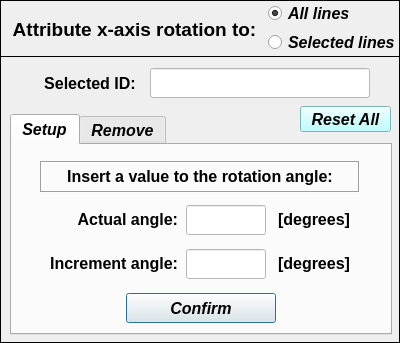
<?xml version="1.0" encoding="UTF-8"?>
<ui version="4.0">
 <class>Dialog</class>
 <widget class="QDialog" name="Dialog">
  <property name="windowModality">
   <enum>Qt::NonModal</enum>
  </property>
  <property name="geometry">
   <rect>
    <x>0</x>
    <y>0</y>
    <width>400</width>
    <height>343</height>
   </rect>
  </property>
  <property name="sizePolicy">
   <sizepolicy hsizetype="Fixed" vsizetype="Fixed">
    <horstretch>0</horstretch>
    <verstretch>0</verstretch>
   </sizepolicy>
  </property>
  <property name="minimumSize">
   <size>
    <width>400</width>
    <height>343</height>
   </size>
  </property>
  <property name="maximumSize">
   <size>
    <width>400</width>
    <height>343</height>
   </size>
  </property>
  <property name="contextMenuPolicy">
   <enum>Qt::DefaultContextMenu</enum>
  </property>
  <property name="windowTitle">
   <string> Set: beam x-axis rotation angle</string>
  </property>
  <property name="whatsThis">
   <string/>
  </property>
  <widget class="QFrame" name="frame_2">
   <property name="geometry">
    <rect>
     <x>0</x>
     <y>56</y>
     <width>400</width>
     <height>287</height>
    </rect>
   </property>
   <property name="sizePolicy">
    <sizepolicy hsizetype="Preferred" vsizetype="Preferred">
     <horstretch>40</horstretch>
     <verstretch>0</verstretch>
    </sizepolicy>
   </property>
   <property name="minimumSize">
    <size>
     <width>400</width>
     <height>287</height>
    </size>
   </property>
   <property name="maximumSize">
    <size>
     <width>400</width>
     <height>287</height>
    </size>
   </property>
   <property name="font">
    <font>
     <pointsize>12</pointsize>
     <italic>true</italic>
    </font>
   </property>
   <property name="frameShape">
    <enum>QFrame::Box</enum>
   </property>
   <property name="frameShadow">
    <enum>QFrame::Plain</enum>
   </property>
   <widget class="QTabWidget" name="tabWidget_xaxis_rotation_angle">
    <property name="geometry">
     <rect>
      <x>10</x>
      <y>58</y>
      <width>382</width>
      <height>221</height>
     </rect>
    </property>
    <property name="minimumSize">
     <size>
      <width>382</width>
      <height>0</height>
     </size>
    </property>
    <property name="maximumSize">
     <size>
      <width>382</width>
      <height>16777215</height>
     </size>
    </property>
    <property name="font">
     <font>
      <family>Arial</family>
      <pointsize>12</pointsize>
      <weight>75</weight>
      <italic>true</italic>
      <bold>true</bold>
     </font>
    </property>
    <property name="currentIndex">
     <number>0</number>
    </property>
    <widget class="QWidget" name="tab_setup">
     <attribute name="title">
      <string>Setup</string>
     </attribute>
     <widget class="QLabel" name="label_2">
      <property name="geometry">
       <rect>
        <x>28</x>
        <y>16</y>
        <width>320</width>
        <height>32</height>
       </rect>
      </property>
      <property name="minimumSize">
       <size>
        <width>320</width>
        <height>32</height>
       </size>
      </property>
      <property name="maximumSize">
       <size>
        <width>290</width>
        <height>32</height>
       </size>
      </property>
      <property name="sizeIncrement">
       <size>
        <width>320</width>
        <height>0</height>
       </size>
      </property>
      <property name="font">
       <font>
        <family>Arial</family>
        <pointsize>12</pointsize>
        <weight>75</weight>
        <italic>false</italic>
        <bold>true</bold>
       </font>
      </property>
      <property name="frameShape">
       <enum>QFrame::Box</enum>
      </property>
      <property name="frameShadow">
       <enum>QFrame::Sunken</enum>
      </property>
      <property name="midLineWidth">
       <number>0</number>
      </property>
      <property name="text">
       <string>&lt;html&gt;&lt;head/&gt;&lt;body&gt;&lt;p align=&quot;center&quot;&gt;Insert a value to the rotation angle:&lt;/p&gt;&lt;/body&gt;&lt;/html&gt;</string>
      </property>
      <property name="alignment">
       <set>Qt::AlignCenter</set>
      </property>
     </widget>
     <widget class="QPushButton" name="pushButton_confirm">
      <property name="geometry">
       <rect>
        <x>114</x>
        <y>148</y>
        <width>150</width>
        <height>30</height>
       </rect>
      </property>
      <property name="minimumSize">
       <size>
        <width>150</width>
        <height>30</height>
       </size>
      </property>
      <property name="maximumSize">
       <size>
        <width>150</width>
        <height>30</height>
       </size>
      </property>
      <property name="font">
       <font>
        <family>Arial</family>
        <pointsize>12</pointsize>
        <weight>75</weight>
        <italic>true</italic>
        <bold>true</bold>
       </font>
      </property>
      <property name="text">
       <string>Confirm</string>
      </property>
     </widget>
     <widget class="QLineEdit" name="lineEdit_xaxis_rotation_actual_angle">
      <property name="enabled">
       <bool>false</bool>
      </property>
      <property name="geometry">
       <rect>
        <x>174</x>
        <y>60</y>
        <width>80</width>
        <height>30</height>
       </rect>
      </property>
      <property name="minimumSize">
       <size>
        <width>80</width>
        <height>30</height>
       </size>
      </property>
      <property name="maximumSize">
       <size>
        <width>80</width>
        <height>30</height>
       </size>
      </property>
      <property name="font">
       <font>
        <family>Arial</family>
        <pointsize>11</pointsize>
        <weight>75</weight>
        <italic>true</italic>
        <bold>true</bold>
       </font>
      </property>
      <property name="focusPolicy">
       <enum>Qt::ClickFocus</enum>
      </property>
      <property name="styleSheet">
       <string notr="true">background-color: rgb(255, 255, 255);
color: rgb(0, 0, 255);</string>
      </property>
      <property name="text">
       <string/>
      </property>
      <property name="alignment">
       <set>Qt::AlignCenter</set>
      </property>
     </widget>
     <widget class="QLabel" name="label_5">
      <property name="geometry">
       <rect>
        <x>16</x>
        <y>60</y>
        <width>150</width>
        <height>30</height>
       </rect>
      </property>
      <property name="minimumSize">
       <size>
        <width>150</width>
        <height>30</height>
       </size>
      </property>
      <property name="maximumSize">
       <size>
        <width>150</width>
        <height>30</height>
       </size>
      </property>
      <property name="sizeIncrement">
       <size>
        <width>196</width>
        <height>30</height>
       </size>
      </property>
      <property name="font">
       <font>
        <family>Arial</family>
        <pointsize>12</pointsize>
        <weight>75</weight>
        <italic>false</italic>
        <bold>true</bold>
       </font>
      </property>
      <property name="text">
       <string>&lt;html&gt;&lt;head/&gt;&lt;body&gt;&lt;p align=&quot;right&quot;&gt;Actual angle:&lt;/p&gt;&lt;/body&gt;&lt;/html&gt;</string>
      </property>
      <property name="textFormat">
       <enum>Qt::AutoText</enum>
      </property>
      <property name="alignment">
       <set>Qt::AlignCenter</set>
      </property>
     </widget>
     <widget class="QLabel" name="label_6">
      <property name="geometry">
       <rect>
        <x>262</x>
        <y>60</y>
        <width>80</width>
        <height>30</height>
       </rect>
      </property>
      <property name="minimumSize">
       <size>
        <width>80</width>
        <height>30</height>
       </size>
      </property>
      <property name="maximumSize">
       <size>
        <width>80</width>
        <height>30</height>
       </size>
      </property>
      <property name="font">
       <font>
        <family>Arial</family>
        <pointsize>12</pointsize>
        <weight>75</weight>
        <italic>false</italic>
        <bold>true</bold>
       </font>
      </property>
      <property name="text">
       <string>&lt;html&gt;&lt;head/&gt;&lt;body&gt;&lt;p align=&quot;center&quot;&gt;[degrees]&lt;/p&gt;&lt;/body&gt;&lt;/html&gt;</string>
      </property>
      <property name="textFormat">
       <enum>Qt::AutoText</enum>
      </property>
      <property name="alignment">
       <set>Qt::AlignCenter</set>
      </property>
     </widget>
     <widget class="QLabel" name="label_7">
      <property name="geometry">
       <rect>
        <x>262</x>
        <y>104</y>
        <width>80</width>
        <height>30</height>
       </rect>
      </property>
      <property name="minimumSize">
       <size>
        <width>80</width>
        <height>30</height>
       </size>
      </property>
      <property name="maximumSize">
       <size>
        <width>80</width>
        <height>30</height>
       </size>
      </property>
      <property name="font">
       <font>
        <family>Arial</family>
        <pointsize>12</pointsize>
        <weight>75</weight>
        <italic>false</italic>
        <bold>true</bold>
       </font>
      </property>
      <property name="text">
       <string>&lt;html&gt;&lt;head/&gt;&lt;body&gt;&lt;p align=&quot;center&quot;&gt;[degrees]&lt;/p&gt;&lt;/body&gt;&lt;/html&gt;</string>
      </property>
      <property name="textFormat">
       <enum>Qt::AutoText</enum>
      </property>
      <property name="alignment">
       <set>Qt::AlignCenter</set>
      </property>
     </widget>
     <widget class="QLineEdit" name="lineEdit_xaxis_rotation_increment_angle">
      <property name="enabled">
       <bool>false</bool>
      </property>
      <property name="geometry">
       <rect>
        <x>174</x>
        <y>104</y>
        <width>80</width>
        <height>30</height>
       </rect>
      </property>
      <property name="minimumSize">
       <size>
        <width>80</width>
        <height>30</height>
       </size>
      </property>
      <property name="maximumSize">
       <size>
        <width>80</width>
        <height>30</height>
       </size>
      </property>
      <property name="font">
       <font>
        <family>Arial</family>
        <pointsize>11</pointsize>
        <weight>75</weight>
        <italic>true</italic>
        <bold>true</bold>
       </font>
      </property>
      <property name="focusPolicy">
       <enum>Qt::ClickFocus</enum>
      </property>
      <property name="styleSheet">
       <string notr="true">background-color: rgb(255, 255, 255);
color: rgb(0, 0, 255);</string>
      </property>
      <property name="text">
       <string/>
      </property>
      <property name="alignment">
       <set>Qt::AlignCenter</set>
      </property>
     </widget>
     <widget class="QLabel" name="label_8">
      <property name="geometry">
       <rect>
        <x>16</x>
        <y>104</y>
        <width>150</width>
        <height>30</height>
       </rect>
      </property>
      <property name="minimumSize">
       <size>
        <width>150</width>
        <height>30</height>
       </size>
      </property>
      <property name="maximumSize">
       <size>
        <width>150</width>
        <height>30</height>
       </size>
      </property>
      <property name="sizeIncrement">
       <size>
        <width>196</width>
        <height>30</height>
       </size>
      </property>
      <property name="font">
       <font>
        <family>Arial</family>
        <pointsize>12</pointsize>
        <weight>75</weight>
        <italic>false</italic>
        <bold>true</bold>
       </font>
      </property>
      <property name="text">
       <string>&lt;html&gt;&lt;head/&gt;&lt;body&gt;&lt;p align=&quot;right&quot;&gt;Increment angle:&lt;/p&gt;&lt;/body&gt;&lt;/html&gt;</string>
      </property>
      <property name="textFormat">
       <enum>Qt::AutoText</enum>
      </property>
      <property name="alignment">
       <set>Qt::AlignCenter</set>
      </property>
     </widget>
    </widget>
    <widget class="QWidget" name="tab_remove">
     <attribute name="title">
      <string>Remove</string>
     </attribute>
     <widget class="QTreeWidget" name="treeWidget_xaxis_rotation_angle">
      <property name="geometry">
       <rect>
        <x>11</x>
        <y>8</y>
        <width>356</width>
        <height>174</height>
       </rect>
      </property>
      <property name="minimumSize">
       <size>
        <width>0</width>
        <height>0</height>
       </size>
      </property>
      <property name="maximumSize">
       <size>
        <width>1000</width>
        <height>1000</height>
       </size>
      </property>
      <property name="font">
       <font>
        <family>Arial</family>
        <pointsize>10</pointsize>
        <weight>75</weight>
        <italic>true</italic>
        <bold>true</bold>
       </font>
      </property>
      <property name="indentation">
       <number>0</number>
      </property>
      <column>
       <property name="text">
        <string>Angle</string>
       </property>
       <property name="font">
        <font>
         <family>Arial</family>
         <pointsize>10</pointsize>
         <weight>75</weight>
         <italic>true</italic>
         <bold>true</bold>
        </font>
       </property>
       <property name="textAlignment">
        <set>AlignCenter</set>
       </property>
      </column>
      <column>
       <property name="text">
        <string>Lines</string>
       </property>
       <property name="font">
        <font>
         <family>Arial</family>
         <pointsize>10</pointsize>
         <weight>75</weight>
         <italic>true</italic>
         <bold>true</bold>
        </font>
       </property>
       <property name="textAlignment">
        <set>AlignCenter</set>
       </property>
      </column>
     </widget>
     <widget class="QPushButton" name="pushButton_remove">
      <property name="geometry">
       <rect>
        <x>40</x>
        <y>146</y>
        <width>130</width>
        <height>30</height>
       </rect>
      </property>
      <property name="minimumSize">
       <size>
        <width>130</width>
        <height>30</height>
       </size>
      </property>
      <property name="maximumSize">
       <size>
        <width>130</width>
        <height>30</height>
       </size>
      </property>
      <property name="font">
       <font>
        <family>Arial</family>
        <pointsize>12</pointsize>
        <weight>75</weight>
        <italic>true</italic>
        <bold>true</bold>
       </font>
      </property>
      <property name="text">
       <string>Remove</string>
      </property>
     </widget>
     <widget class="QPushButton" name="pushButton_get_information">
      <property name="geometry">
       <rect>
        <x>210</x>
        <y>146</y>
        <width>130</width>
        <height>30</height>
       </rect>
      </property>
      <property name="minimumSize">
       <size>
        <width>130</width>
        <height>30</height>
       </size>
      </property>
      <property name="maximumSize">
       <size>
        <width>130</width>
        <height>30</height>
       </size>
      </property>
      <property name="font">
       <font>
        <family>Arial</family>
        <pointsize>12</pointsize>
        <weight>75</weight>
        <italic>true</italic>
        <bold>true</bold>
       </font>
      </property>
      <property name="text">
       <string>See details</string>
      </property>
     </widget>
    </widget>
   </widget>
   <widget class="QLineEdit" name="lineEdit_selected_ID">
    <property name="enabled">
     <bool>false</bool>
    </property>
    <property name="geometry">
     <rect>
      <x>150</x>
      <y>12</y>
      <width>220</width>
      <height>30</height>
     </rect>
    </property>
    <property name="minimumSize">
     <size>
      <width>220</width>
      <height>30</height>
     </size>
    </property>
    <property name="maximumSize">
     <size>
      <width>220</width>
      <height>30</height>
     </size>
    </property>
    <property name="font">
     <font>
      <family>Arial</family>
      <pointsize>11</pointsize>
      <weight>75</weight>
      <italic>true</italic>
      <bold>true</bold>
     </font>
    </property>
    <property name="focusPolicy">
     <enum>Qt::ClickFocus</enum>
    </property>
    <property name="styleSheet">
     <string notr="true">background-color: rgb(255, 255, 255);
color: rgb(0, 0, 255);</string>
    </property>
    <property name="text">
     <string/>
    </property>
    <property name="alignment">
     <set>Qt::AlignCenter</set>
    </property>
   </widget>
   <widget class="QLabel" name="QLabel_selected_ID">
    <property name="geometry">
     <rect>
      <x>30</x>
      <y>12</y>
      <width>120</width>
      <height>30</height>
     </rect>
    </property>
    <property name="minimumSize">
     <size>
      <width>120</width>
      <height>30</height>
     </size>
    </property>
    <property name="maximumSize">
     <size>
      <width>120</width>
      <height>30</height>
     </size>
    </property>
    <property name="font">
     <font>
      <family>Arial</family>
      <pointsize>12</pointsize>
      <weight>75</weight>
      <italic>false</italic>
      <bold>true</bold>
     </font>
    </property>
    <property name="text">
     <string>Selected ID:</string>
    </property>
    <property name="textFormat">
     <enum>Qt::AutoText</enum>
    </property>
    <property name="alignment">
     <set>Qt::AlignCenter</set>
    </property>
   </widget>
   <widget class="QPushButton" name="pushButton_reset_all">
    <property name="geometry">
     <rect>
      <x>300</x>
      <y>50</y>
      <width>91</width>
      <height>26</height>
     </rect>
    </property>
    <property name="minimumSize">
     <size>
      <width>0</width>
      <height>26</height>
     </size>
    </property>
    <property name="maximumSize">
     <size>
      <width>16777215</width>
      <height>26</height>
     </size>
    </property>
    <property name="font">
     <font>
      <family>Arial</family>
      <pointsize>12</pointsize>
      <weight>75</weight>
      <italic>true</italic>
      <bold>true</bold>
     </font>
    </property>
    <property name="styleSheet">
     <string notr="true">background-color: rgb(170, 255, 255);</string>
    </property>
    <property name="text">
     <string>Reset All</string>
    </property>
   </widget>
  </widget>
  <widget class="QFrame" name="frame">
   <property name="geometry">
    <rect>
     <x>0</x>
     <y>0</y>
     <width>400</width>
     <height>57</height>
    </rect>
   </property>
   <property name="minimumSize">
    <size>
     <width>400</width>
     <height>57</height>
    </size>
   </property>
   <property name="maximumSize">
    <size>
     <width>450</width>
     <height>57</height>
    </size>
   </property>
   <property name="frameShape">
    <enum>QFrame::Box</enum>
   </property>
   <property name="frameShadow">
    <enum>QFrame::Plain</enum>
   </property>
   <property name="lineWidth">
    <number>1</number>
   </property>
   <widget class="QLabel" name="label">
    <property name="geometry">
     <rect>
      <x>5</x>
      <y>14</y>
      <width>259</width>
      <height>30</height>
     </rect>
    </property>
    <property name="font">
     <font>
      <family>Arial</family>
      <pointsize>14</pointsize>
      <weight>75</weight>
      <italic>false</italic>
      <bold>true</bold>
     </font>
    </property>
    <property name="text">
     <string>Attribute x-axis rotation to:</string>
    </property>
    <property name="textFormat">
     <enum>Qt::AutoText</enum>
    </property>
    <property name="alignment">
     <set>Qt::AlignCenter</set>
    </property>
   </widget>
   <widget class="QWidget" name="verticalLayoutWidget_2">
    <property name="geometry">
     <rect>
      <x>268</x>
      <y>2</y>
      <width>130</width>
      <height>54</height>
     </rect>
    </property>
    <layout class="QVBoxLayout" name="verticalLayout_2">
     <item>
      <widget class="QRadioButton" name="radioButton_all">
       <property name="enabled">
        <bool>true</bool>
       </property>
       <property name="minimumSize">
        <size>
         <width>128</width>
         <height>23</height>
        </size>
       </property>
       <property name="maximumSize">
        <size>
         <width>128</width>
         <height>23</height>
        </size>
       </property>
       <property name="font">
        <font>
         <family>Arial</family>
         <pointsize>12</pointsize>
         <weight>75</weight>
         <italic>true</italic>
         <bold>true</bold>
         <stylestrategy>PreferAntialias</stylestrategy>
        </font>
       </property>
       <property name="focusPolicy">
        <enum>Qt::ClickFocus</enum>
       </property>
       <property name="text">
        <string>All lines</string>
       </property>
       <property name="checked">
        <bool>true</bool>
       </property>
      </widget>
     </item>
     <item>
      <widget class="QRadioButton" name="radioButton_entity">
       <property name="minimumSize">
        <size>
         <width>128</width>
         <height>23</height>
        </size>
       </property>
       <property name="maximumSize">
        <size>
         <width>128</width>
         <height>23</height>
        </size>
       </property>
       <property name="font">
        <font>
         <family>Arial</family>
         <pointsize>12</pointsize>
         <weight>75</weight>
         <italic>true</italic>
         <bold>true</bold>
         <stylestrategy>PreferAntialias</stylestrategy>
        </font>
       </property>
       <property name="focusPolicy">
        <enum>Qt::ClickFocus</enum>
       </property>
       <property name="text">
        <string>Selected lines</string>
       </property>
       <property name="checked">
        <bool>false</bool>
       </property>
      </widget>
     </item>
    </layout>
   </widget>
  </widget>
 </widget>
 <resources/>
 <connections/>
</ui>
